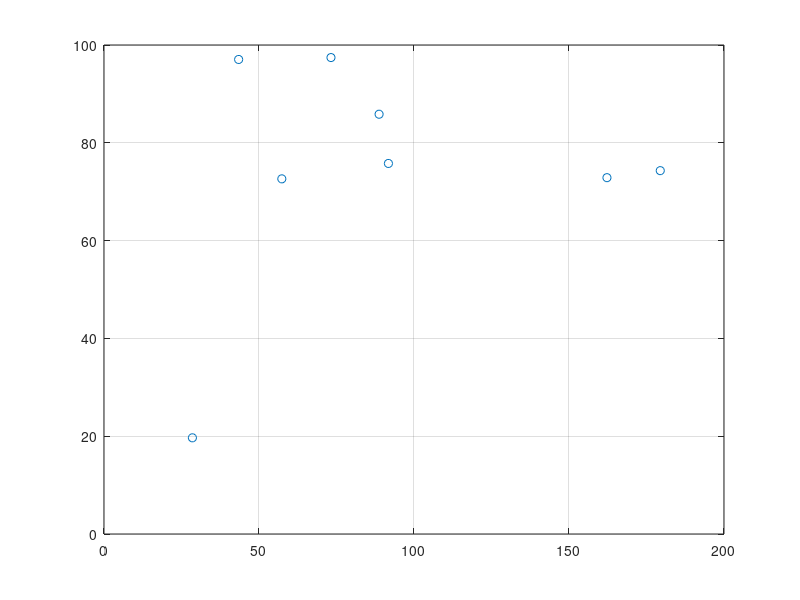
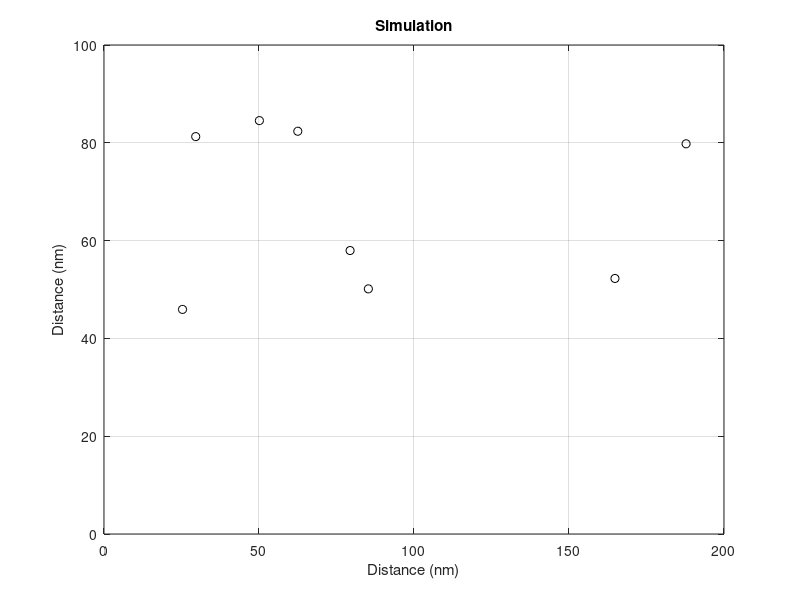
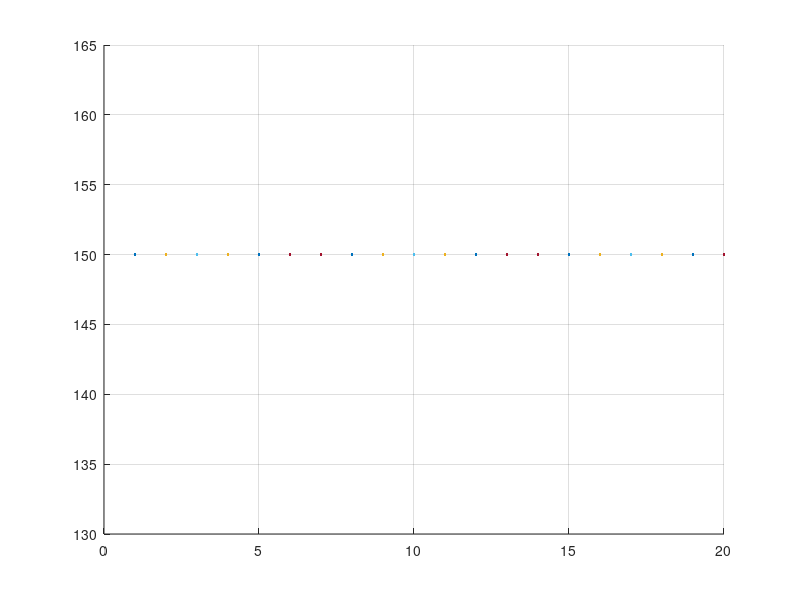

MATLAB code to generate these figures, in order:
% Creator: Rudi Hidvary 
% Student Number: 101037815
% Class: ELEC 4700 
% Document: Assignment 1


clear
clc

m0 = 9.11e-31; % electron mass (kg)
me = 0.26*m0;
length = 200e-9; % size of box (m)
height = 100e-9; % size of box (m)
temperature = 300; % temperature in kelvin
k = 1.381e-23; % boltzmans constant 
thermal_velocity = sqrt((k*temperature)/me) % velocity in (m/s)

e_num = 8


initial_xposition = 200*rand(e_num,1)
initial_yposition = 100*rand(e_num,1)
theta = 2*pi*rand(e_num,1)
initial_xvelocity = thermal_velocity.*cos(theta).*ones(e_num,1)
initial_yvelocity = thermal_velocity.*sin(theta).*ones(e_num,1)

figure(1)
plot(initial_xposition, initial_yposition, 'o')
axis([0 200 0 100])
grid on

timestep = 1/100000;

new_xposition = initial_xposition;
new_yposition = initial_yposition;
new_xvelocity = initial_xvelocity;
new_yvelocity = initial_yvelocity;

temp = []

for time = 1:20
        
new_xposition = new_xposition + new_xvelocity*timestep;
new_yposition = new_yposition + new_yvelocity*timestep;

% Boundary Conditions being imposed 
overboundx = new_xposition > 200;
underboundx = new_xposition < 0;
overboundy = new_yposition > 100;
underboundy = new_yposition < 0;
new_xposition(overboundx) = new_xposition(overboundx) - 200;  
new_xposition(underboundx) = new_xposition(underboundx) + 200;
new_yvelocity(overboundy) = -new_yvelocity(overboundy);
new_yvelocity(underboundy) = -new_yvelocity(underboundy);

% Plotting the updating positions 
figure(2)
plot(new_xposition,new_yposition,'ko')
title('Simulation')
xlabel('Distance (nm)')
ylabel('Distance (nm)')
grid on
axis([0 200 0 100]) 
pause(0.1)


averageVel = (mean(new_xvelocity.^2)) + (mean(new_yvelocity.^2));
temp(time) = (averageVel*me)/(2*k);

figure(3) 
hold on
plot(time,temp)
grid on
% axis([0 time 0 200])



end
hold off

% Mean Free Path Calculation
Tmn = 0.2e-12; % Mean time between collisions 
MFP = averageVel*Tmn % Mean didtance travelled before collision occurs
